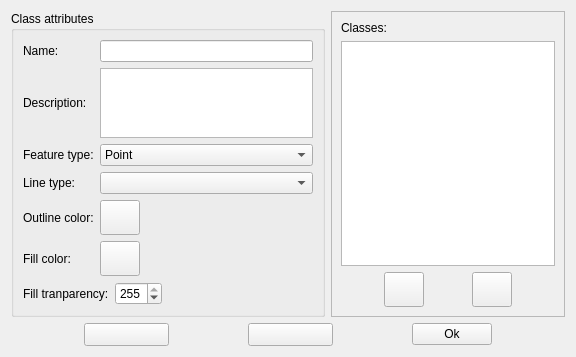
<?xml version="1.0" encoding="UTF-8"?>
<ui version="4.0">
 <author>Marcelo Teixeira Silveira</author>
 <class>FormSPClass</class>
 <widget class="QWidget" name="FormSPClass">
  <property name="geometry">
   <rect>
    <x>0</x>
    <y>0</y>
    <width>576</width>
    <height>355</height>
   </rect>
  </property>
  <property name="windowTitle">
   <string>Class Editor</string>
  </property>
  <layout class="QGridLayout" name="gridLayout_5">
   <item row="0" column="0">
    <widget class="QGroupBox" name="groupBox">
     <property name="title">
      <string>Class attributes</string>
     </property>
     <layout class="QGridLayout" name="gridLayout_3">
      <item row="0" column="0">
       <layout class="QGridLayout" name="gridLayout">
        <item row="0" column="0">
         <widget class="QLabel" name="label">
          <property name="text">
           <string>Name:</string>
          </property>
         </widget>
        </item>
        <item row="0" column="1">
         <widget class="QLineEdit" name="nameEdit"/>
        </item>
        <item row="1" column="0">
         <widget class="QLabel" name="label_2">
          <property name="text">
           <string>Description:</string>
          </property>
         </widget>
        </item>
        <item row="2" column="0">
         <widget class="QLabel" name="label_3">
          <property name="text">
           <string>Feature type:</string>
          </property>
         </widget>
        </item>
        <item row="2" column="1">
         <widget class="QComboBox" name="comboBox">
          <item>
           <property name="text">
            <string>Point</string>
           </property>
          </item>
          <item>
           <property name="text">
            <string>Line</string>
           </property>
          </item>
          <item>
           <property name="text">
            <string>Polygon</string>
           </property>
          </item>
         </widget>
        </item>
        <item row="3" column="0">
         <widget class="QLabel" name="label_7">
          <property name="text">
           <string>Line type:</string>
          </property>
         </widget>
        </item>
        <item row="3" column="1">
         <widget class="QComboBox" name="comboBox_2"/>
        </item>
        <item row="1" column="1">
         <widget class="QTextEdit" name="descEdit"/>
        </item>
       </layout>
      </item>
      <item row="1" column="0">
       <layout class="QGridLayout" name="gridLayout_2">
        <item row="0" column="0">
         <widget class="QLabel" name="label_4">
          <property name="text">
           <string>Outline color:</string>
          </property>
         </widget>
        </item>
        <item row="0" column="1">
         <widget class="QToolButton" name="ccolorButton">
          <property name="minimumSize">
           <size>
            <width>40</width>
            <height>35</height>
           </size>
          </property>
          <property name="text">
           <string/>
          </property>
         </widget>
        </item>
        <item row="0" column="2">
         <spacer name="horizontalSpacer">
          <property name="orientation">
           <enum>Qt::Horizontal</enum>
          </property>
          <property name="sizeHint" stdset="0">
           <size>
            <width>40</width>
            <height>20</height>
           </size>
          </property>
         </spacer>
        </item>
        <item row="1" column="0">
         <widget class="QLabel" name="label_5">
          <property name="text">
           <string>Fill color:</string>
          </property>
         </widget>
        </item>
        <item row="1" column="1">
         <widget class="QToolButton" name="fcolorButton">
          <property name="minimumSize">
           <size>
            <width>40</width>
            <height>35</height>
           </size>
          </property>
          <property name="text">
           <string/>
          </property>
         </widget>
        </item>
        <item row="1" column="2">
         <spacer name="horizontalSpacer_2">
          <property name="orientation">
           <enum>Qt::Horizontal</enum>
          </property>
          <property name="sizeHint" stdset="0">
           <size>
            <width>40</width>
            <height>20</height>
           </size>
          </property>
         </spacer>
        </item>
       </layout>
      </item>
      <item row="2" column="0">
       <layout class="QHBoxLayout" name="horizontalLayout_6">
        <item>
         <widget class="QLabel" name="label_6">
          <property name="text">
           <string>Fill tranparency:</string>
          </property>
         </widget>
        </item>
        <item>
         <widget class="QSpinBox" name="spinBox">
          <property name="maximum">
           <number>255</number>
          </property>
          <property name="value">
           <number>255</number>
          </property>
         </widget>
        </item>
        <item>
         <spacer name="horizontalSpacer_3">
          <property name="orientation">
           <enum>Qt::Horizontal</enum>
          </property>
          <property name="sizeHint" stdset="0">
           <size>
            <width>40</width>
            <height>20</height>
           </size>
          </property>
         </spacer>
        </item>
       </layout>
      </item>
     </layout>
    </widget>
   </item>
   <item row="0" column="1">
    <widget class="QFrame" name="frame">
     <property name="frameShape">
      <enum>QFrame::StyledPanel</enum>
     </property>
     <property name="frameShadow">
      <enum>QFrame::Raised</enum>
     </property>
     <layout class="QGridLayout" name="gridLayout_4">
      <item row="0" column="0">
       <layout class="QVBoxLayout" name="verticalLayout">
        <item>
         <widget class="QLabel" name="label_8">
          <property name="text">
           <string>Classes:</string>
          </property>
         </widget>
        </item>
        <item>
         <widget class="QListView" name="listView"/>
        </item>
        <item>
         <layout class="QHBoxLayout" name="horizontalLayout">
          <item>
           <spacer name="horizontalSpacer_4">
            <property name="orientation">
             <enum>Qt::Horizontal</enum>
            </property>
            <property name="sizeHint" stdset="0">
             <size>
              <width>18</width>
              <height>20</height>
             </size>
            </property>
           </spacer>
          </item>
          <item>
           <widget class="QToolButton" name="addButton">
            <property name="minimumSize">
             <size>
              <width>40</width>
              <height>35</height>
             </size>
            </property>
            <property name="text">
             <string/>
            </property>
            <property name="icon">
             <iconset resource="../resource/resource.qrc">
              <normaloff>:/icon/add.png</normaloff>:/icon/add.png</iconset>
            </property>
           </widget>
          </item>
          <item>
           <spacer name="horizontalSpacer_5">
            <property name="orientation">
             <enum>Qt::Horizontal</enum>
            </property>
            <property name="sizeHint" stdset="0">
             <size>
              <width>18</width>
              <height>20</height>
             </size>
            </property>
           </spacer>
          </item>
          <item>
           <widget class="QToolButton" name="removeButton">
            <property name="minimumSize">
             <size>
              <width>40</width>
              <height>35</height>
             </size>
            </property>
            <property name="text">
             <string/>
            </property>
            <property name="icon">
             <iconset resource="../resource/resource.qrc">
              <normaloff>:/icon/remove.png</normaloff>:/icon/remove.png</iconset>
            </property>
           </widget>
          </item>
          <item>
           <spacer name="horizontalSpacer_6">
            <property name="orientation">
             <enum>Qt::Horizontal</enum>
            </property>
            <property name="sizeHint" stdset="0">
             <size>
              <width>18</width>
              <height>20</height>
             </size>
            </property>
           </spacer>
          </item>
         </layout>
        </item>
       </layout>
      </item>
     </layout>
    </widget>
   </item>
   <item row="1" column="0" colspan="2">
    <layout class="QHBoxLayout" name="horizontalLayout_2">
     <item>
      <spacer name="horizontalSpacer_10">
       <property name="orientation">
        <enum>Qt::Horizontal</enum>
       </property>
       <property name="sizeHint" stdset="0">
        <size>
         <width>40</width>
         <height>20</height>
        </size>
       </property>
      </spacer>
     </item>
     <item>
      <widget class="QToolButton" name="loadButton">
       <property name="minimumSize">
        <size>
         <width>85</width>
         <height>0</height>
        </size>
       </property>
       <property name="text">
        <string/>
       </property>
       <property name="icon">
        <iconset resource="../resource/resource.qrc">
         <normaloff>:/icon/fileopen.png</normaloff>:/icon/fileopen.png</iconset>
       </property>
      </widget>
     </item>
     <item>
      <spacer name="horizontalSpacer_9">
       <property name="orientation">
        <enum>Qt::Horizontal</enum>
       </property>
       <property name="sizeHint" stdset="0">
        <size>
         <width>13</width>
         <height>20</height>
        </size>
       </property>
      </spacer>
     </item>
     <item>
      <widget class="QToolButton" name="saveButton">
       <property name="minimumSize">
        <size>
         <width>85</width>
         <height>0</height>
        </size>
       </property>
       <property name="text">
        <string/>
       </property>
       <property name="icon">
        <iconset resource="../resource/resource.qrc">
         <normaloff>:/icon/filesave</normaloff>:/icon/filesave</iconset>
       </property>
      </widget>
     </item>
     <item>
      <spacer name="horizontalSpacer_7">
       <property name="orientation">
        <enum>Qt::Horizontal</enum>
       </property>
       <property name="sizeHint" stdset="0">
        <size>
         <width>40</width>
         <height>20</height>
        </size>
       </property>
      </spacer>
     </item>
     <item>
      <widget class="QPushButton" name="pushButton">
       <property name="text">
        <string>Ok</string>
       </property>
      </widget>
     </item>
     <item>
      <spacer name="horizontalSpacer_8">
       <property name="orientation">
        <enum>Qt::Horizontal</enum>
       </property>
       <property name="sizeHint" stdset="0">
        <size>
         <width>40</width>
         <height>20</height>
        </size>
       </property>
      </spacer>
     </item>
    </layout>
   </item>
  </layout>
 </widget>
 <resources>
  <include location="../resource/resource.qrc"/>
 </resources>
 <connections/>
</ui>
